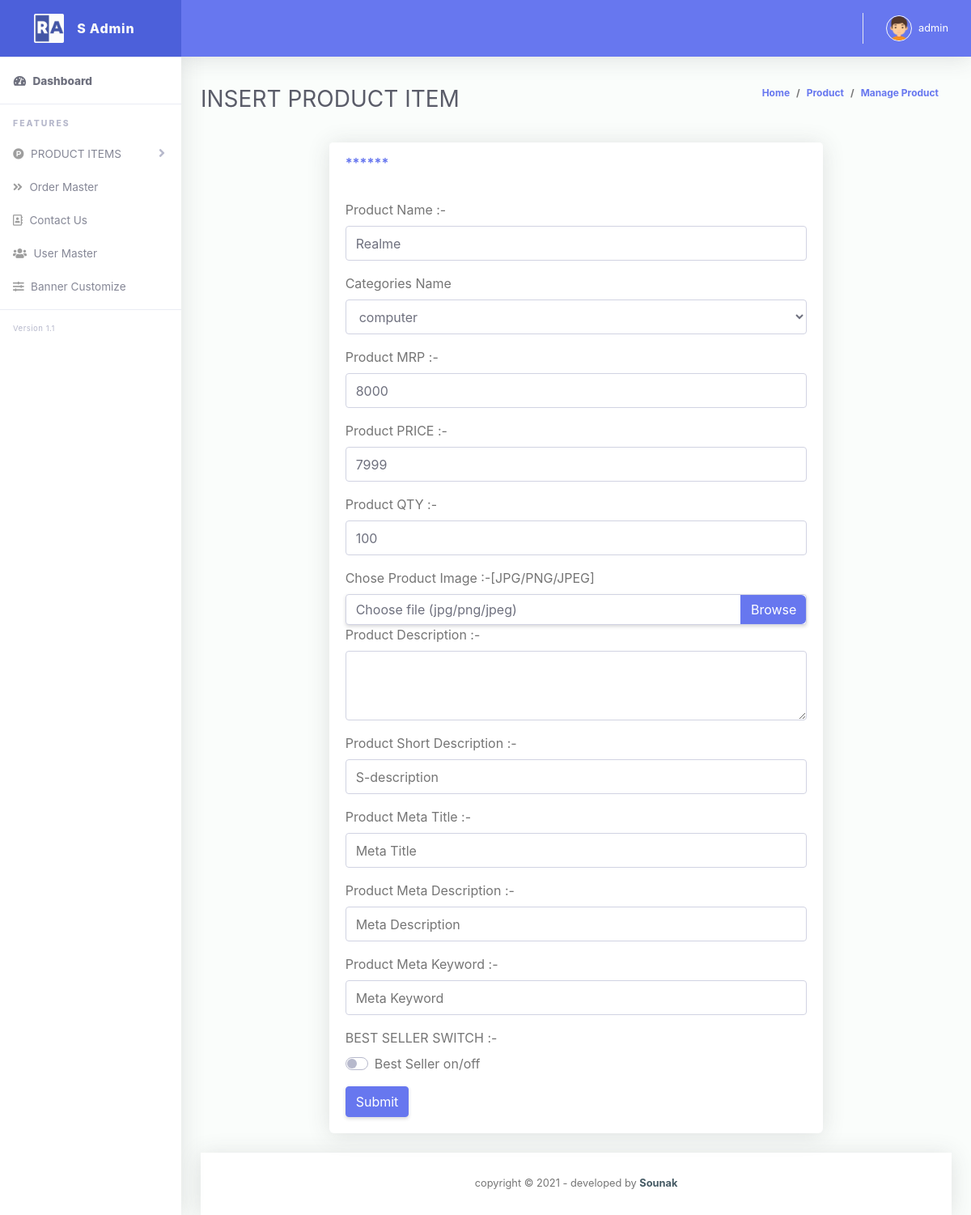
The app's page /admin/add_product.php?type=edit&id=27 (signed in) with its own data.
### tables this page shows
CREATE TABLE `product` (
  `id` int(11) NOT NULL,
  `categories_id` int(11) NOT NULL,
  `name` varchar(255) NOT NULL,
  `mrp` float NOT NULL,
  `price` float NOT NULL,
  `qty` int(11) NOT NULL,
  `image` varchar(255) NOT NULL,
  `description` text NOT NULL,
  `short_description` varchar(2000) NOT NULL,
  `meta_title` varchar(2000) NOT NULL,
  `meta_desc` varchar(2000) NOT NULL,
  `meta_keyword` varchar(2000) NOT NULL,
  `best_seller` tinyint(4) NOT NULL,
  `status` tinyint(4) NOT NULL
);

### admin/function.inc.php (called while the page is built, shortened)
<?php
	function get_value($conn,$srt){
		if($srt!=''){
			$srt=trim($srt);
			return mysqli_real_escape_string($conn , $srt);
		}
	}
?>

### admin/add_product.php (the view, shortened to what this page needs)
<?php
	require('header.inc.php');
	$product_name="";
	$categories_name="";
	$mrp="";
	$price="";
	$qty="";
	$desc="";
	$short_desc="";
	$meta_title="";
	$meta_desc="";
	$meta_keyword="";
	$cat_id="0";
	$require='required';
	if(isset($_GET['type']) && $_GET['type']!=''){
		$edit=get_value($conn,$_GET['type']);
		if($edit=='edit'){
			if(isset($_GET['id']) && $_GET['id']!=''){
				$id=get_value($conn,$_GET['id']);
				$id_check_sql="select * from product where id='$id'";
				if(mysqli_num_rows(mysqli_query($conn,$id_check_sql))>0){
					$sql="select * from product where id='$id'";
					$row=mysqli_fetch_assoc(mysqli_query($conn,$sql));
					$product_name=$row['name'];
					$mrp=$row['mrp'];
					$price=$row['price'];
					$qty=$row['qty'];
					$desc=$row['description'];
					$short_desc=$row['short_description'];
					$meta_title=$row['meta_title'];
					$meta_desc=$row['meta_desc'];
					$meta_keyword=$row['meta_keyword'];
					$cat_id=$row['categories_id'];
					$require="";
					$sql="select * from categories where id='$cat_id'";
					$row=mysqli_fetch_assoc(mysqli_query($conn,$sql));
					$categories_name=$row['categories'];
				}
			}
		}
	}
					?>
        <div class="container-fluid" id="container-wrapper">
          <div class="d-sm-flex align-items-center justify-content-between mb-4">
            <h1 class="h3 mb-0 text-gray-800">INSERT PRODUCT ITEM</h1>
            <ol class="breadcrumb">
              <li class="breadcrumb-item"><a href="index.php">Home</a></li>
              <li class="breadcrumb-item"><a href="product.php">Product</a></li>
              <li class="breadcrumb-item"><a href="add_product.php">Manage Product</a></li>
            </ol>
          </div>
		<div class="row">
		 <div class="col-lg-8 offset-lg-2">
              <div class="card mb-4">
                <div class="card-header py-3 d-flex flex-row align-items-center justify-content-between">
                  <h6 class="m-0 font-weight-bold text-primary">******</h6>
                </div>
                <div class="card-body">
                  <form method="post" enctype="multipart/form-data">
                    <div class="form-group">
                      <label for="exampleFormControlInput1">Product Name :-</label>
                      <input type="text" class="form-control" id="exampleFormControlInput1"
                        placeholder="ITEM NAME " name="pname" value="<?php echo $product_name?>" <?php echo $require?>>
                    </div>
                    <div class="form-group">
                      <label for="exampleFormControlSelect1">Categories Name</label>
                      <select class="form-control" id="exampleFormControlSelect1" name="categories_id" <?php echo $require?>>
						<?php
								$sql="select * from categories";
								$result=mysqli_query($conn,$sql);
								while($row=mysqli_fetch_assoc($result)){
									if(isset($categories_name) && $categories_name!=''){
										if($cat_id==$row['id']){
											echo "<option value='".$row['id']."' selected>".$row['categories']."</option>";
										}else{
											echo "<option value='".$row['id']."'>".$row['categories']."</option>";
										}
									}else{
										echo "<option value='".$row['id']."'>".$row['categories']."</option>";
									}
								}
						?>
                      </select>
                    </div>
					<div class="form-group">
                      <label for="exampleFormControlInput1">Product MRP :-</label>
                      <input type="text" class="form-control" id="exampleFormControlInput1"
                        placeholder="MRP " name="pmrp" value="<?php echo $mrp?>" <?php echo $require?>>
                    </div>
					<div class="form-group">
                      <label for="exampleFormControlInput1">Product PRICE :-</label>
                      <input type="text" class="form-control" id="exampleFormControlInput1"
                        placeholder="PRICE " name="pprice" value="<?php echo $price?>" <?php echo $require?>>
                    </div>
					<div class="form-group">
                      <label for="exampleFormControlInput1">Product QTY :-</label>
                      <input type="text" class="form-control" id="exampleFormControlInput1"
                        placeholder="QTY " name="pqty" value="<?php echo $qty?>" <?php echo $require?>>
                    </div>
					<label for="exampleFormControlInput1">Chose Product Image :-[JPG/PNG/JPEG]</label>
					<div class="custom-file">
                        <label class="custom-file-label" for="customFile">Choose file (jpg/png/jpeg)</label>
					</div>
                    <div class="form-group">
                      <label for="exampleFormControlTextarea1">Product Description :-</label>
                      <textarea name="pdesc" class="form-control" id="exampleFormControlTextarea1" rows="3"><?php echo $desc?></textarea>
                    </div>
					<div class="form-group">
                      <label for="exampleFormControlInput1">Product Short Description :-</label>
                      <input type="text" name="psdesc" value="<?php echo $short_desc?>" class="form-control" id="exampleFormControlInput1"
                        placeholder="S-description ">
                    </div>
					<div class="form-group">
                      <label for="exampleFormControlInput1">Product Meta Title :-</label>
                      <input type="text"  value="<?php echo $meta_title?>" name="pmtitle" class="form-control" id="exampleFormControlInput1"
                        placeholder="Meta Title ">
                    </div>
					<div class="form-group">
                      <label for="exampleFormControlInput1">Product Meta Description :-</label>
                      <input type="text" name="pmdesc" value="<?php echo $meta_desc?>" class="form-control" id="exampleFormControlInput1"
                        placeholder="Meta Description ">
                    </div>
					<div class="form-group">
                      <label for="exampleFormControlInput1">Product Meta Keyword :-</label>
                      <input type="text" name="pmkey" value="<?php echo $meta_keyword?>" class="form-control" id="exampleFormControlInput1"
                        placeholder="Meta Keyword">
                    </div>
					<div class="form-group">
                      <label>BEST SELLER SWITCH :-</label>
                      <div class="custom-control custom-switch">
                        <label class="custom-control-label" for="customSwitch1">Best Seller on/off</label>
                      </div>
                    </div>
					<button type="submit" name="submit" class="btn btn-primary">Submit</button>
				  </form>
                </div>
              </div>
            </div>
        </div>
<?php
	require('footer.inc.php');
?>

### records on screen
product: pname "Realme", pmrp "8000", pprice "7999", pqty "100"

### other values on screen
$admin_name "admin"
form field categories_id "computer"
